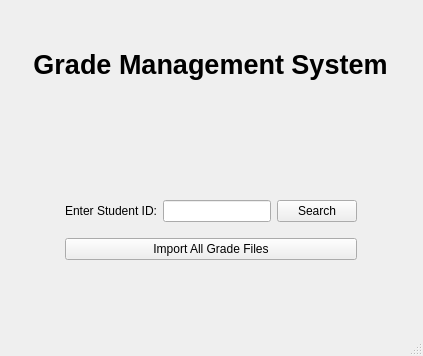
<?xml version="1.0" encoding="UTF-8"?>
<ui version="4.0">
 <class>MainWindow</class>
 <widget class="QMainWindow" name="MainWindow">
  <property name="geometry">
   <rect>
    <x>0</x>
    <y>0</y>
    <width>423</width>
    <height>356</height>
   </rect>
  </property>
  <property name="windowTitle">
   <string>MainWindow</string>
  </property>
  <widget class="QWidget" name="centralwidget">
   <widget class="QWidget" name="gridLayoutWidget">
    <property name="geometry">
     <rect>
      <x>0</x>
      <y>-1</y>
      <width>421</width>
      <height>261</height>
     </rect>
    </property>
    <layout class="QGridLayout" name="gridLayout">
     <item row="3" column="0">
      <spacer name="horizontalSpacer">
       <property name="orientation">
        <enum>Qt::Orientation::Horizontal</enum>
       </property>
       <property name="sizeType">
        <enum>QSizePolicy::Policy::MinimumExpanding</enum>
       </property>
       <property name="sizeHint" stdset="0">
        <size>
         <width>40</width>
         <height>20</height>
        </size>
       </property>
      </spacer>
     </item>
     <item row="1" column="0" colspan="5">
      <widget class="QLabel" name="label">
       <property name="font">
        <font>
         <pointsize>20</pointsize>
         <bold>true</bold>
        </font>
       </property>
       <property name="text">
        <string>Grade Management System</string>
       </property>
       <property name="scaledContents">
        <bool>true</bool>
       </property>
       <property name="alignment">
        <set>Qt::AlignmentFlag::AlignCenter</set>
       </property>
      </widget>
     </item>
     <item row="3" column="2">
      <widget class="QLineEdit" name="idInput"/>
     </item>
     <item row="2" column="0" colspan="5">
      <spacer name="verticalSpacer">
       <property name="orientation">
        <enum>Qt::Orientation::Vertical</enum>
       </property>
       <property name="sizeHint" stdset="0">
        <size>
         <width>20</width>
         <height>40</height>
        </size>
       </property>
      </spacer>
     </item>
     <item row="3" column="3">
      <widget class="QPushButton" name="searchButton">
       <property name="text">
        <string>Search</string>
       </property>
      </widget>
     </item>
     <item row="5" column="1" colspan="3">
      <widget class="QPushButton" name="importButton">
       <property name="text">
        <string>Import All Grade Files</string>
       </property>
      </widget>
     </item>
     <item row="3" column="1">
      <widget class="QLabel" name="label_2">
       <property name="text">
        <string>Enter Student ID:</string>
       </property>
       <property name="scaledContents">
        <bool>true</bool>
       </property>
       <property name="alignment">
        <set>Qt::AlignmentFlag::AlignCenter</set>
       </property>
      </widget>
     </item>
     <item row="0" column="0" colspan="5">
      <spacer name="verticalSpacer_2">
       <property name="orientation">
        <enum>Qt::Orientation::Vertical</enum>
       </property>
       <property name="sizeType">
        <enum>QSizePolicy::Policy::Fixed</enum>
       </property>
       <property name="sizeHint" stdset="0">
        <size>
         <width>20</width>
         <height>50</height>
        </size>
       </property>
      </spacer>
     </item>
     <item row="3" column="4">
      <spacer name="horizontalSpacer_2">
       <property name="orientation">
        <enum>Qt::Orientation::Horizontal</enum>
       </property>
       <property name="sizeType">
        <enum>QSizePolicy::Policy::MinimumExpanding</enum>
       </property>
       <property name="sizeHint" stdset="0">
        <size>
         <width>40</width>
         <height>20</height>
        </size>
       </property>
      </spacer>
     </item>
     <item row="4" column="0" colspan="5">
      <spacer name="verticalSpacer_3">
       <property name="orientation">
        <enum>Qt::Orientation::Vertical</enum>
       </property>
       <property name="sizeType">
        <enum>QSizePolicy::Policy::Fixed</enum>
       </property>
       <property name="sizeHint" stdset="0">
        <size>
         <width>20</width>
         <height>10</height>
        </size>
       </property>
      </spacer>
     </item>
    </layout>
   </widget>
  </widget>
  <widget class="QMenuBar" name="menubar">
   <property name="geometry">
    <rect>
     <x>0</x>
     <y>0</y>
     <width>423</width>
     <height>24</height>
    </rect>
   </property>
  </widget>
  <widget class="QStatusBar" name="statusbar"/>
 </widget>
 <resources/>
 <connections/>
</ui>
